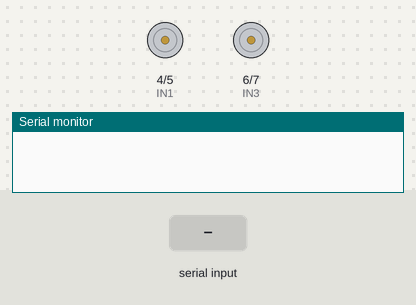
A sketch run on a simulated Arduino Uno, built with avr-gcc and run on an emulated ATmega328P. Shown: motor-driver pin pairs drawn as motors (green arrow = first pin HIGH = forward, orange = second pin HIGH = backward, longer = more drive, scaled by the enable pin), the last lines printed to the serial monitor. The inputs (shaded band) are chosen by the test bench.

Above: at 1.2 s.
1.3 s: "I" received over the second serial link
2.8 s: "A" received over the second serial link
At 3.2 s:
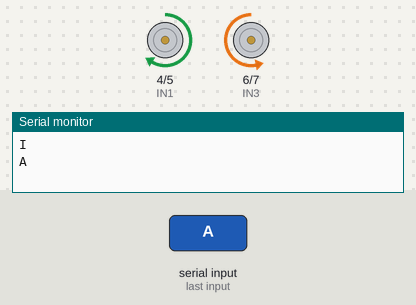
4.3 s: "B" received over the second serial link
At 5.5 s:
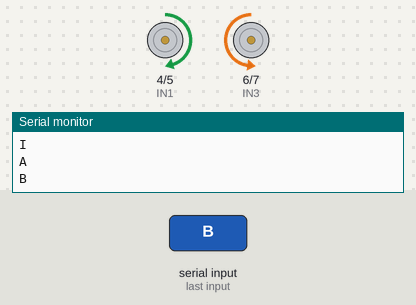
5.8 s: "D" received over the second serial link
At 6.7 s:
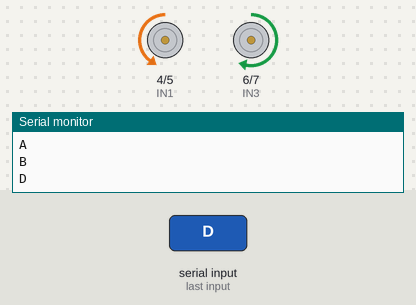
7.3 s: "E" received over the second serial link
At 7.8 s:
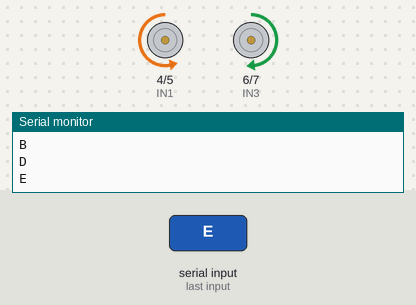
8.8 s: "F" received over the second serial link
At 10.2 s:
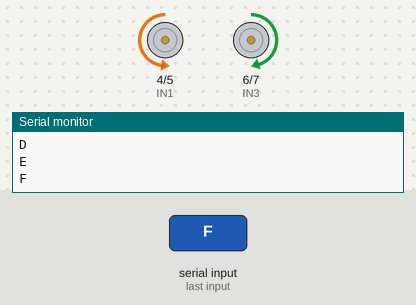
Timing chart, 0 to 11.3 s (numbered marks = the images above; inputs shaded):
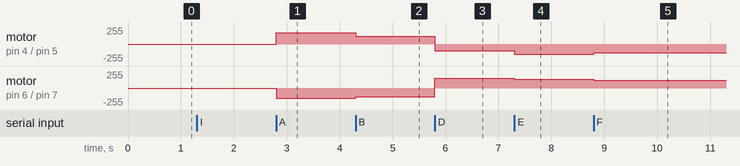

The sketch:

controller.ino
```cpp
#include <PWM.h>
int32_t frequency = 1000000;
#include <SoftwareSerial.h>
int BLUETOOTH_TX=2;
int BLUETOOTH_RX=3;
SoftwareSerial mySerial(BLUETOOTH_TX,BLUETOOTH_RX);
//모터A 컨트롤
int IN1=4;
int IN2=5;
int A_enable=9;
//모터B 컨트롤
int IN3=6;
int IN4=7;
int B_enable=10;
void setup()
{InitTimersSafe();
bool success1 =SetPinFrequencySafe(5,frequency);
bool success2 =SetPinFrequencySafe(6,frequency);
if(success1)
{ pinMode(A_enable,OUTPUT);}
 if(success2)
 { pinMode(B_enable,OUTPUT);}
  Serial.begin(9600);   //
  mySerial.begin(9600); //블루투스 시리얼
  pinMode(IN1,OUTPUT);
  pinMode(IN2,OUTPUT);
  pinMode(IN3,OUTPUT);
  pinMode(IN4,OUTPUT);

  pinMode(BLUETOOTH_TX,INPUT_PULLUP);
}
void loop()
{
  if(mySerial.available())
  {
    char a= mySerial.read();


if(a=='I')
  { Serial.println(a);
    digitalWrite(IN1, HIGH);
        digitalWrite(IN2, LOW);
        analogWrite(A_enable, 0);
        digitalWrite(IN3, HIGH);
        digitalWrite(IN4, LOW);
        analogWrite(B_enable, 0);
         //delay(3000);
  }
  else if(a=='A')
  {
     Serial.println(a);
     digitalWrite(IN1, HIGH);
        digitalWrite(IN2, LOW);
        pwmWrite(A_enable, 170);
        digitalWrite(IN3, LOW);
        digitalWrite(IN4, HIGH);
        pwmWrite(B_enable, 150);
        //delay(3000);
  }
 else if(a=='B')
  {  Serial.println(a);
    digitalWrite(IN1, HIGH);
        digitalWrite(IN2, LOW);
        pwmWrite(A_enable, 120);
        digitalWrite(IN3, LOW);
        digitalWrite(IN4, HIGH);
        pwmWrite(B_enable, 130);
        //delay(3000);
  }
  else if(a=='C')
  {
     Serial.println(a);
     digitalWrite(IN1, HIGH);
        digitalWrite(IN2, LOW);
        pwmWrite(A_enable, 100);
        digitalWrite(IN3, LOW);
        digitalWrite(IN4, HIGH);
        pwmWrite(B_enable, 150);
        //delay(3000);
  }
  else if(a=='D')
  {  Serial.println(a);
    digitalWrite(IN1, LOW);
        digitalWrite(IN2, HIGH);
        pwmWrite(A_enable, 100);
        digitalWrite(IN3, HIGH);
        digitalWrite(IN4, LOW);
        pwmWrite(B_enable, 150);
        //delay(3000);
  }
  else if(a=='E')
  {  Serial.println(a);
    digitalWrite(IN1, LOW);
        digitalWrite(IN2, HIGH);
        pwmWrite(A_enable, 150);
        digitalWrite(IN3, HIGH);
        digitalWrite(IN4, LOW);
        pwmWrite(B_enable, 130);
        //delay(3000);
  }
  else if(a=='F')
  {  Serial.println(a);
    digitalWrite(IN1, LOW);
        digitalWrite(IN2, HIGH);
        pwmWrite(A_enable, 130);
        digitalWrite(IN3, HIGH);
        digitalWrite(IN4, LOW);
        pwmWrite(B_enable, 120);
        //delay(3000);
  }
  else if(a=='G')
  {  Serial.println(a);
    digitalWrite(IN1, HIGH);
        digitalWrite(IN2, LOW);
        pwmWrite(A_enable, 150);
        digitalWrite(IN3, LOW);
        digitalWrite(IN4, HIGH);
        pwmWrite(B_enable, 100);
        //delay(3000);
  }
  else if(a=='H')
  {  Serial.println(a);
    digitalWrite(IN1, HIGH);
        digitalWrite(IN2, LOW);
        pwmWrite(A_enable, 150);
        digitalWrite(IN3, LOW);
        digitalWrite(IN4, HIGH);
        pwmWrite(B_enable, 100);
        //delay(3000);
  }
  }/*
        digitalWrite(IN1, LOW);
        digitalWrite(IN2, HIGH);
        pwmWrite(A_enable, 255);
        digitalWrite(IN3, HIGH);
        digitalWrite(IN4, LOW);
        pwmWrite(B_enable, 255);
        delay(3000);*/
}
```

Measured:
- after the input at 2.8 s, motor on pin 4 (IN1) / pin 5 (IN2): stopped → forward 170/255 at once; motor on pin 6 (IN3) / pin 7 (IN4): stopped → backward 150/255 at once
- after the input at 4.3 s, motor on pin 4 (IN1) / pin 5 (IN2): forward 170/255 → forward 120/255 at once; motor on pin 6 (IN3) / pin 7 (IN4): backward 150/255 → backward 130/255 at once
- after the input at 5.8 s, motor on pin 4 (IN1) / pin 5 (IN2): forward 120/255 → backward 100/255 at once; motor on pin 6 (IN3) / pin 7 (IN4): backward 130/255 → forward 150/255 at once
- after the input at 7.3 s, motor on pin 4 (IN1) / pin 5 (IN2): backward 100/255 → backward 150/255 at once; motor on pin 6 (IN3) / pin 7 (IN4): forward 150/255 → forward 130/255 at once
- after the input at 8.8 s, motor on pin 4 (IN1) / pin 5 (IN2): backward 150/255 → backward 130/255 at once; motor on pin 6 (IN3) / pin 7 (IN4): forward 130/255 → forward 120/255 at once
